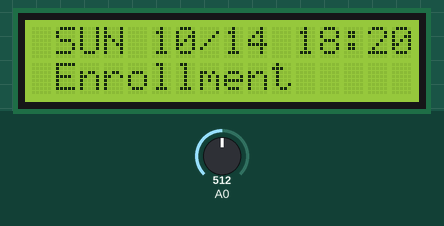
A sketch run on a simulated Arduino Uno, built with avr-gcc and run on an emulated ATmega328P. Parts: 16×2 character LCD. Inputs (shaded band) come from the test bench; at power-on: A0 = 512. The local clock reads 2024-03-15 10:24:30 at power-on unless the sketch sets it.

Above: at 1.2 s.
1.3 s: A0 set to 461
2.8 s: A0 set to 431
At 4.0 s:
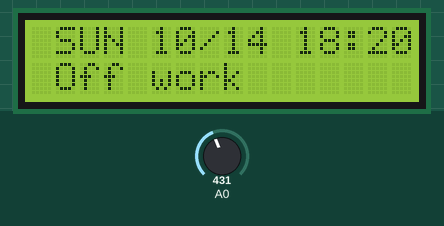
4.3 s: A0 set to 261
5.8 s: A0 set to 238
At 6.2 s:
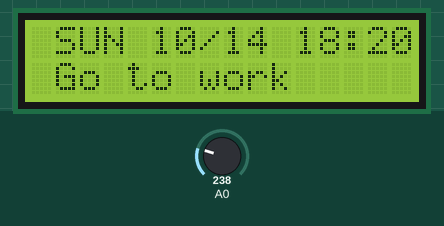
7.3 s: A0 set to 52
8.8 s: A0 set to 46
At 9.8 s:
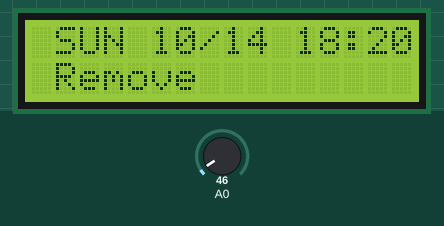
Timing chart, 0 to 11.3 s (numbered marks = the images above; inputs shaded):
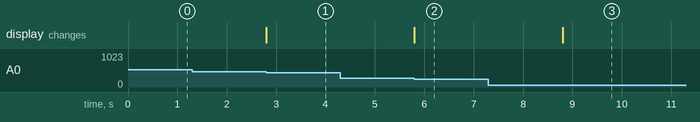

The sketch:

arduino.ino
```cpp
// (licence header left out)
// include Header File
#include <virtuabotixRTC.h>
#include <Wire.h>
#include <LiquidCrystal.h>

// Button name define
#define btnRIGHT 0
#define btnUP 1
#define btnDOWN 2
#define btnLEFT 3
#define btnSELECT 4
#define btnNONE 5

// RTC Module & LCD Display Digital port
virtuabotixRTC myRTC(6, 7, 8);
LiquidCrystal lcd(12, 11, 5, 4, 3, 2);
int lcd_key = 0;
int adc_key_in = 0;

// Button global setting
// 각 버튼들은 회로도 상 저항 값으로 구별
int read_LCD_buttons()
{
    adc_key_in = analogRead(0);
    if (adc_key_in < 50)
        return btnRIGHT;
    if (adc_key_in < 250)
        return btnUP;
    if (adc_key_in < 450)
        return btnDOWN;
    if (adc_key_in < 650)
        return btnLEFT;
    if (adc_key_in < 850)
        return btnSELECT;
    return btnNONE;
}

// setup
void setup()
{
    lcd.begin(16, 2); // LCD spec 16x2 Display define
    myRTC.setDS1302Time(00, 20, 42, 1, 13, 10, 2021); // RTC default Time setting
}

// loop
void loop()
{
    myRTC.updateTime(); // setDS1302Time() -> updateTime()
    lcd.setCursor(1, 0); // RTC Display view setting

    // RTC week define
    switch (myRTC.dayofweek)
    {
    case 1:
        lcd.print("SUN ");
        break;
    case 2:
        lcd.print("MON ");
        break;
    case 3:
        lcd.print("TUE ");
        break;
    case 4:
        lcd.print("WED ");
        break;
    case 5:
        lcd.print("THU ");
        break;
    case 6:
        lcd.print("FRI ");
        break;
    case 7:
        lcd.print("SAT ");
        break;
    }

    // Day, Week, Time print LCD
    lcd.print(myRTC.month);
    lcd.print("/");
    lcd.print(myRTC.dayofmonth);
    lcd.print(" ");
    lcd.print(myRTC.hours);
    lcd.print(":");
    lcd.print(myRTC.minutes);

    lcd.setCursor(0, 1); // Button Display view setting
    lcd_key = read_LCD_buttons(); // Button read signal

    // Button key define
    switch(lcd_key)
    {
    case btnRIGHT:
    {
        lcd.print(" Remove     ");
        break;
    }
    case btnLEFT:
    {
        lcd.print(" Enrollment");
        break;
    }
    case btnUP:
    {
        lcd.print(" Go to work");
        break;
    }
    case btnDOWN:
    {
        lcd.print(" Off work  ");
        break;
    }
    }
}
```

Measured:
- the behaviour switches between 450 and 449 on A0 (found by bisection; images 0 and 1)
- the behaviour switches between 250 and 249 on A0 (found by bisection; images 1 and 2)
- the behaviour switches between 50 and 49 on A0 (found by bisection; images 2 and 3)
- after the input at 1.3 s, every drawn part: stays the same
- after the input at 2.8 s, the display: changes at once (image 1)
- after the input at 4.3 s, every drawn part: stays the same
- after the input at 5.8 s, the display: changes at once (image 2)
- after the input at 7.3 s, every drawn part: stays the same
- after the input at 8.8 s, the display: changes at once (image 3)
